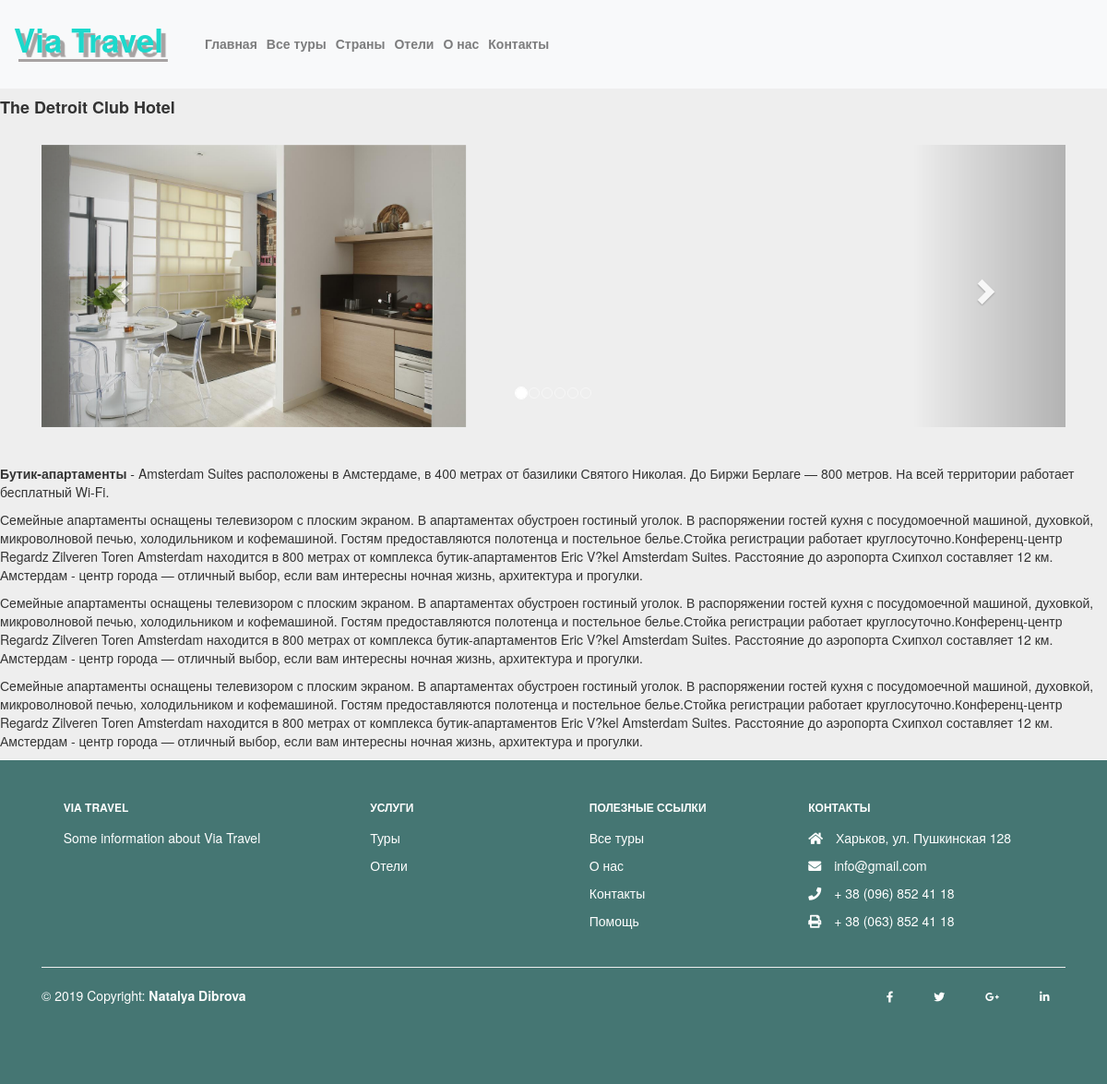
The app's page /skwtoursdebug/index.php?hotel=7 with its own data.
### tables this page shows
CREATE TABLE `hotels` (
  `id` int(11) NOT NULL,
  `title` text NOT NULL,
  `city_id` int(11) NOT NULL,
  `category` text NOT NULL,
  `description` text NOT NULL
);

### skwtoursdebug/lib/controllers/Controller.php (called while the page is built, shortened)
<?php
class Controller{
    public function __construct($db, $logger)
    {
        $this->db = $db;
    }
}

### skwtoursdebug/lib/controllers/HotelController.php (the view, shortened to what this page needs)
<?php
class HotelController extends Controller {
    public function showHotel($hotel_id)
    {
        $sql = "SELECT * FROM hotels WHERE id='{$hotel_id}'";
        $result = $this->db->query($sql)->fetch();
        $sql3 = "SELECT * FROM hotels WHERE id='{$hotel_id}'";
        $description = $this->db->query($sql3)->fetch();
        echo "<h4><strong>{$result['title']}</strong></h4>";
        echo "<div class='container'>
              <br>
              <div id='myCarousel' class='carousel slide' data-ride='carousel'>
                <ol class='carousel-indicators'>
                  <li data-target='#myCarousel' data-slide-to='0' class='active'></li>
                  <li data-target='#myCarousel' data-slide-to='1'></li>
                  <li data-target='#myCarousel' data-slide-to='2'></li>
                  <li data-target='#myCarousel' data-slide-to='3'></li>
                  <li data-target='#myCarousel' data-slide-to='4'></li>
                  <li data-target='#myCarousel' data-slide-to='5'></li>
                </ol>
                <div class='carousel-inner' role='listbox'>
                  <div class='item active'>
                    <img src='./css/img/1-1.jpg' alt='Chania' width='460' height='345'>
                  </div>
                  <div class='item'>
                    <img src='./css/img/1-2.jpg' alt='Chania' width='460' height='345'>
                  </div>
                  <div class='item'>
                    <img src='./css/img/3.jpg' alt='Flower' width='460' height='345'>
                  </div>
                  <div class='item'>
                    <img src='./css/img/4.jpg' alt='Flower' width='460' height='345'>
                  </div>
                  <div class='item'>
                    <img src='./css/img/5.jpg' alt='Flower' width='460' height='345'>
                  </div>
                  <div class='item'>
                    <img src='./css/img/6.jpg' alt='Flower' width='460' height='345'>
                  </div>
                </div>
                <a class='left carousel-control' href='#myCarousel' role='button' data-slide='prev'>
                  <span class='glyphicon glyphicon-chevron-left' aria-hidden='true'></span>
                  <span class='sr-only'>Previous</span>
                </a>
                <a class='right carousel-control' href='#myCarousel' role='button' data-slide='next'>
                  <span class='glyphicon glyphicon-chevron-right' aria-hidden='true'></span>
                  <span class='sr-only'>Next</span>
                </a>
              </div>
            </div><br><br>";
                echo $description['description'];
    }
}

### skwtoursdebug/admin/css/style.css (style rules this page uses)
* { margin: 0; padding: 0; }
body { background-color: #eee; }

### records on screen
hotels: title "The Detroit Club Hotel", description "Бутик-апартаменты - Amsterdam Suites расположены в Амстердаме, в 400 метрах от базилики Святого Николая. До Биржи Берлаге — 800 метров. На всей территории работает бесплатный Wi-Fi. Семейные апартаменты оснащены телевизором с плоским экраном. В апартаментах обустроен гостиный уголок. В распоряжении гостей кухня с посудомоечной машиной, духовкой, микроволновой печью, холодильником и кофемашиной. Гостям предоставляются полотенца и постельное белье.Стойка регистрации работает круглосуточно.Конференц-центр Regardz Zilveren Toren Amsterdam находится в 800 метрах от комплекса бутик-апартаментов Eric V?kel Amsterdam Suites. Расстояние до аэропорта Схипхол составляет 12 км. Амстердам - центр города…"

### other values on screen
$k "Главная"
$k "Все туры"
$k "Страны"
$k "Отели"
$k "О нас"
$k "Контакты"
